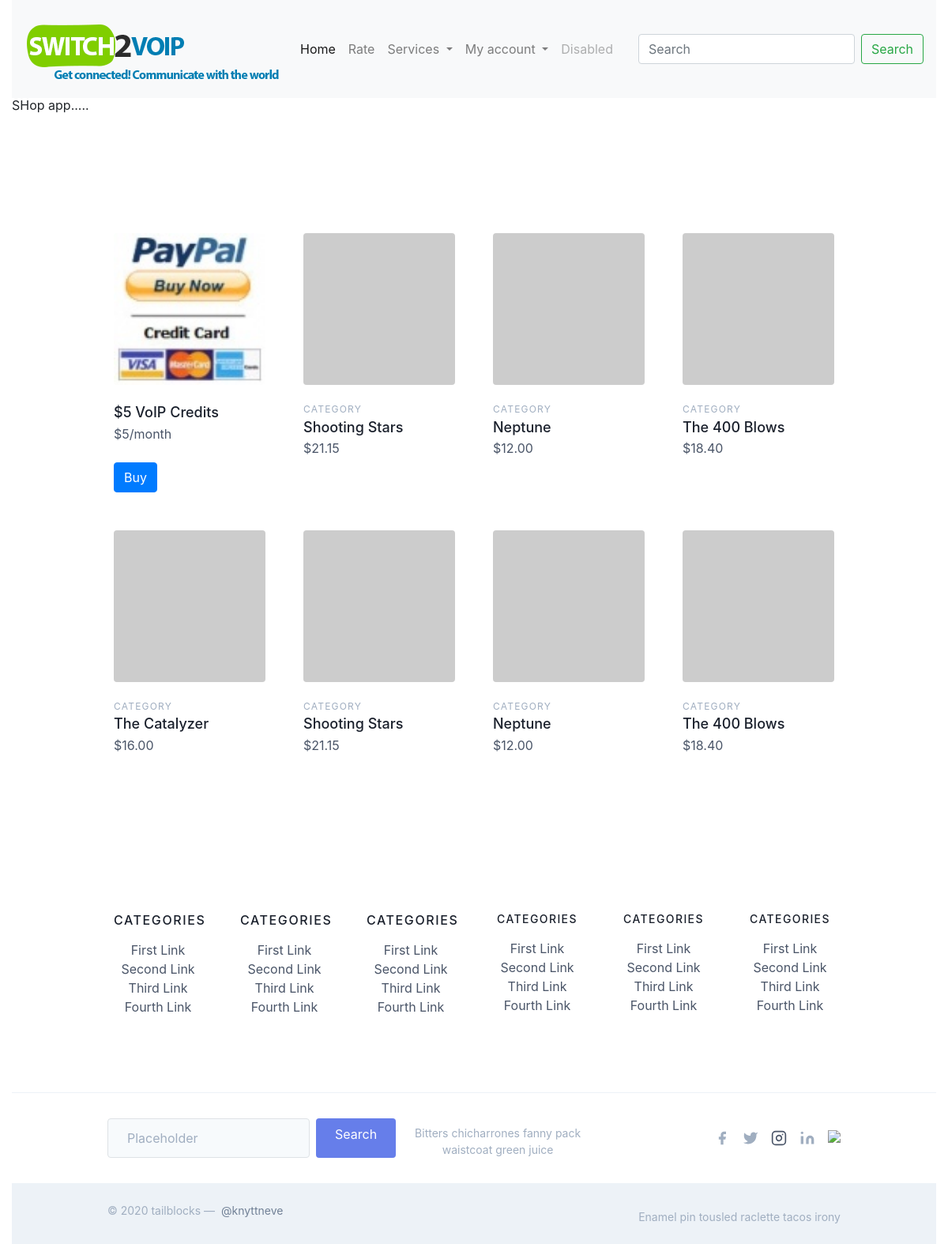
Page /shop/ on the earlier database version.
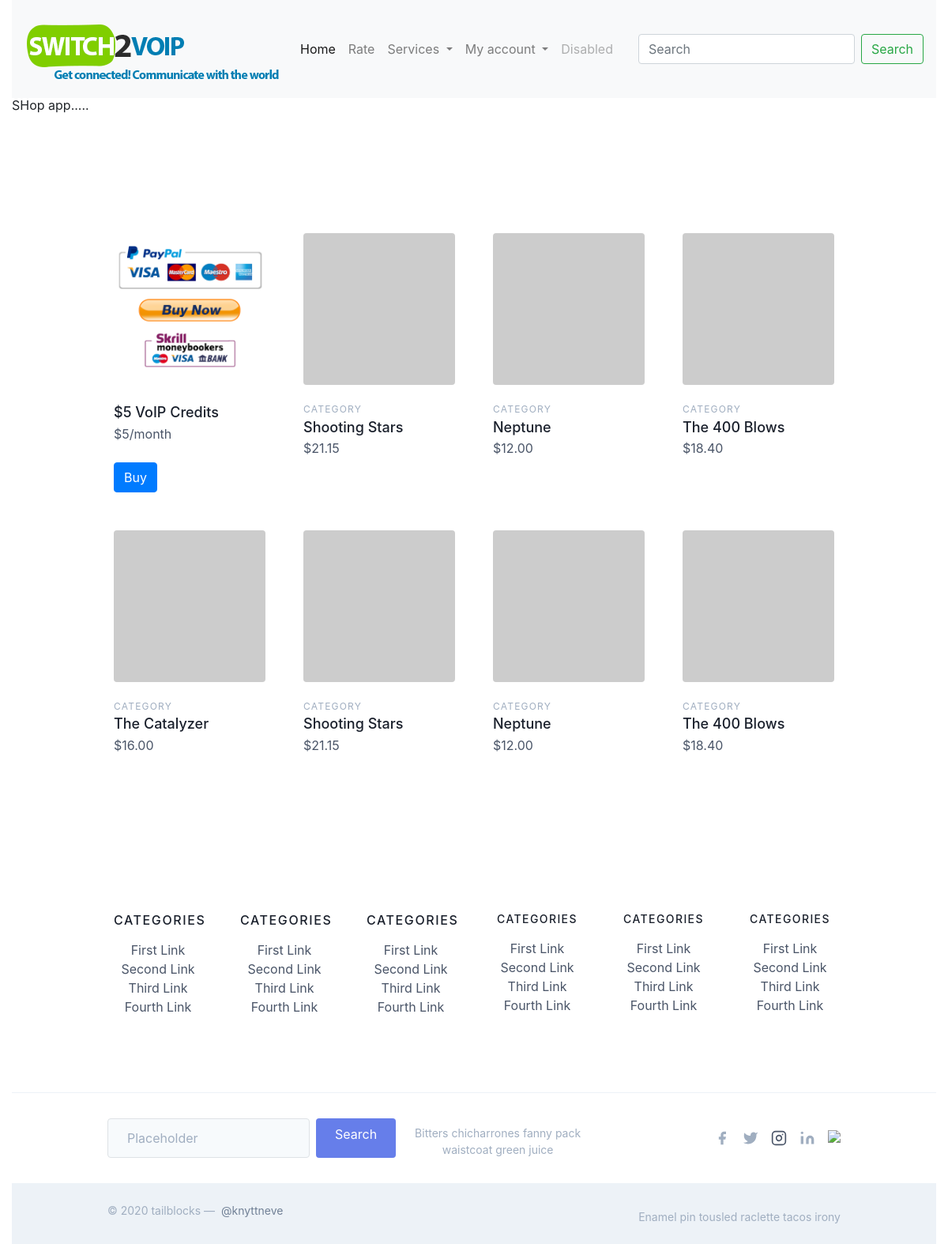
Same page on the later database version.
### shop/models.py (models this page shows, shortened)
class Product(models.Model):
    id = models.AutoField
    Product_name = models.CharField(max_length=20)
    Product_category = models.CharField(max_length=25)
    Product_subcategory = models.CharField(max_length=25)
    Product_description = models.CharField(max_length=500)
    Product_price = models.IntegerField(default="0")
    Product_PubDate = models.DateField(default="")
    Product_image = models.ImageField(upload_to="shop/images",default="")

### shop/views.py (the view)
# urls.py: path('', views.home, name="home")
def home(request):
    products = Product.objects.all()
    parms = {'product': products}
    return render(request,'shop/home.html',parms)

### shop/templates/shop/home.html (shortened to what this page needs)
{% extends 'shop/basic.html' %}
{% block body %}
  <h1>SHop app.....</h1>
{% load static %}
  <br>
  <br>
  <section class="text-gray-700 body-font">
  <div class="container px-5 py-24 mx-auto">
    <div class="flex flex-wrap -m-4">
      <div class="lg:w-1/4 md:w-1/2 p-4 w-full">
        <a class="block relative h-48 rounded overflow-hidden">
          <img alt="ecommerce" class="object-cover object-center w-full h-full block" src='/media/{{product.0.Product_image}}'/>
        </a>
        <div class="mt-4">
          <h2 class="text-gray-900 title-font text-lg font-medium">{{product.0.Product_name}}</h2>
          <p class="mt-1">${{product.0.Product_price}}/month</p>
          <br>
          <a href="/shop/buyform" class="btn btn-primary">
            Buy
          </a>
        </div>
      </div>
      <div class="lg:w-1/4 md:w-1/2 p-4 w-full">
        <a class="block relative h-48 rounded overflow-hidden">
          <img alt="ecommerce" class="object-cover object-center w-full h-full block" src="https://dummyimage.com/421x261">
        </a>
        <div class="mt-4">
          <h3 class="text-gray-500 text-xs tracking-widest title-font mb-1">CATEGORY</h3>
          <h2 class="text-gray-900 title-font text-lg font-medium">Shooting Stars</h2>
          <p class="mt-1">$21.15</p>
        </div>
      </div>
      <div class="lg:w-1/4 md:w-1/2 p-4 w-full">
        <a class="block relative h-48 rounded overflow-hidden">
          <img alt="ecommerce" class="object-cover object-center w-full h-full block" src="https://dummyimage.com/422x262">
        </a>
        <div class="mt-4">
          <h3 class="text-gray-500 text-xs tracking-widest title-font mb-1">CATEGORY</h3>
          <h2 class="text-gray-900 title-font text-lg font-medium">Neptune</h2>
          <p class="mt-1">$12.00</p>
        </div>
      </div>
      <div class="lg:w-1/4 md:w-1/2 p-4 w-full">
        <a class="block relative h-48 rounded overflow-hidden">
          <img alt="ecommerce" class="object-cover object-center w-full h-full block" src="https://dummyimage.com/423x263">
        </a>
        <div class="mt-4">
          <h3 class="text-gray-500 text-xs tracking-widest title-font mb-1">CATEGORY</h3>
          <h2 class="text-gray-900 title-font text-lg font-medium">The 400 Blows</h2>
          <p class="mt-1">$18.40</p>
        </div>
      </div>
      <div class="lg:w-1/4 md:w-1/2 p-4 w-full">
        <a class="block relative h-48 rounded overflow-hidden">
          <img alt="ecommerce" class="object-cover object-center w-full h-full block" src="https://dummyimage.com/424x264">
        </a>
        <div class="mt-4">
          <h3 class="text-gray-500 text-xs tracking-widest title-font mb-1">CATEGORY</h3>
          <h2 class="text-gray-900 title-font text-lg font-medium">The Catalyzer</h2>
          <p class="mt-1">$16.00</p>
        </div>
      </div>
      <div class="lg:w-1/4 md:w-1/2 p-4 w-full">
        <a class="block relative h-48 rounded overflow-hidden">
          <img alt="ecommerce" class="object-cover object-center w-full h-full block" src="https://dummyimage.com/425x265">
        </a>
        <div class="mt-4">
          <h3 class="text-gray-500 text-xs tracking-widest title-font mb-1">CATEGORY</h3>
          <h2 class="text-gray-900 title-font text-lg font-medium">Shooting Stars</h2>
          <p class="mt-1">$21.15</p>
        </div>
      </div>
      <div class="lg:w-1/4 md:w-1/2 p-4 w-full">
        <a class="block relative h-48 rounded overflow-hidden">
          <img alt="ecommerce" class="object-cover object-center w-full h-full block" src="https://dummyimage.com/427x267">
        </a>
        <div class="mt-4">
          <h3 class="text-gray-500 text-xs tracking-widest title-font mb-1">CATEGORY</h3>
          <h2 class="text-gray-900 title-font text-lg font-medium">Neptune</h2>
          <p class="mt-1">$12.00</p>
        </div>
      </div>
      <div class="lg:w-1/4 md:w-1/2 p-4 w-full">
        <a class="block relative h-48 rounded overflow-hidden">
          <img alt="ecommerce" class="object-cover object-center w-full h-full block" src="https://dummyimage.com/428x268">
        </a>
        <div class="mt-4">
          <h3 class="text-gray-500 text-xs tracking-widest title-font mb-1">CATEGORY</h3>
          <h2 class="text-gray-900 title-font text-lg font-medium">The 400 Blows</h2>
          <p class="mt-1">$18.40</p>
        </div>
      </div>
    </div>
  </div>
</section>
{% endblock %}

### shop/templates/shop/basic.html (shortened to what this page needs)
<!doctype html>
<html lang="en">
  <head>
    <link rel="stylesheet" href="https://stackpath.bootstrapcdn.com/bootstrap/4.5.0/css/bootstrap.min.css">
    <link href="https://unpkg.com/tailwindcss@^1.0/dist/tailwind.min.css" rel="stylesheet">
  </head>
  <body>
  <div class="container-fluid">
  <nav class="navbar navbar-expand-lg navbar-light bg-light">
    {% load static %}
  <a class="navbar-brand" href="#"> <img src= "{% static 'shop_static/logo.png' %}" /></a>
  <div class="collapse navbar-collapse" id="navbarSupportedContent">
    <ul class="navbar-nav mr-auto">
      <li class="nav-item active">
        <a class="nav-link" href="/">Home <span class="sr-only">(current)</span></a>
      </li>
      <li class="nav-item">
        <a class="nav-link" href="/shop/rate">Rate</a>
      </li>
      <li class="nav-item dropdown">
        <a class="nav-link dropdown-toggle" href="/services" id="navbarDropdown" role="button" data-toggle="dropdown" aria-haspopup="true" aria-expanded="false">
          Services
        </a>
      </li>
       <li class="nav-item dropdown">
        <a class="nav-link dropdown-toggle" href="/services" id="navbarDropdown2" role="button" data-toggle="dropdown" aria-haspopup="true" aria-expanded="false">
          My account
        </a>
      </li>
      <li class="nav-item">
        <a class="nav-link disabled" href="#" tabindex="-1" aria-disabled="true">Disabled</a>
      </li>
    </ul>
    <form class="form-inline my-2 my-lg-0">
      <input class="form-control mr-sm-2" type="search" placeholder="Search" aria-label="Search">
      <button class="btn btn-outline-success my-2 my-sm-0" type="submit">Search</button>
    </form>
  </div>
</nav>
  {% block body %}
      {% endblock %}
    <footer class="text-gray-700 body-font">
  <div class="container px-5 py-24 mx-auto">
    <div class="flex flex-wrap md:text-left text-center -mb-10 -mx-4">
      <div class="lg:w-1/6 md:w-1/2 w-full px-4">
        <h1 class="title-font font-medium text-gray-900 tracking-widest  mb-3">CATEGORIES</h1>
        <nav class="list-none mb-10">
          <li>
            <a class="text-gray-600 hover:text-gray-800">First Link</a>
          </li>
          <li>
            <a class="text-gray-600 hover:text-gray-800">Second Link</a>
          </li>
          <li>
            <a class="text-gray-600 hover:text-gray-800">Third Link</a>
          </li>
          <li>
            <a class="text-gray-600 hover:text-gray-800">Fourth Link</a>
          </li>
        </nav>
      </div>
      <div class="lg:w-1/6 md:w-1/2 w-full px-4">
        <h1 class="title-font font-medium text-gray-900 tracking-widest  mb-3">CATEGORIES</h1>
        <nav class="list-none mb-10">
          <li>
            <a class="text-gray-600 hover:text-gray-800">First Link</a>
          </li>
          <li>
            <a class="text-gray-600 hover:text-gray-800">Second Link</a>
          </li>
          <li>
            <a class="text-gray-600 hover:text-gray-800">Third Link</a>
          </li>
          <li>
            <a class="text-gray-600 hover:text-gray-800">Fourth Link</a>
          </li>
        </nav>
      </div>
      <div class="lg:w-1/6 md:w-1/2 w-full px-4">
       <h1 class="title-font font-medium text-gray-900 tracking-widest  mb-3">CATEGORIES</h1>
        <nav class="list-none mb-10">
          <li>
            <a class="text-gray-600 hover:text-gray-800">First Link</a>
          </li>
          <li>
            <a class="text-gray-600 hover:text-gray-800">Second Link</a>
          </li>
          <li>
            <a class="text-gray-600 hover:text-gray-800">Third Link</a>
          </li>
          <li>
            <a class="text-gray-600 hover:text-gray-800">Fourth Link</a>
          </li>
        </nav>
      </div>
      <div class="lg:w-1/6 md:w-1/2 w-full px-4">
        <h2 class="title-font font-medium text-gray-900 tracking-widest text-sm mb-3">CATEGORIES</h2>
        <nav class="list-none mb-10">
          <li>
            <a class="text-gray-600 hover:text-gray-800">First Link</a>
          </li>
          <li>
            <a class="text-gray-600 hover:text-gray-800">Second Link</a>
          </li>
          <li>
            <a class="text-gray-600 hover:text-gray-800">Third Link</a>
          </li>
          <li>
            <a class="text-gray-600  hover:text-gray-800">Fourth Link</a>
          </li>
        </nav>
      </div>
      <div class="lg:w-1/6 md:w-1/2 w-full px-4">
        <h2 class="title-font font-medium text-gray-900 tracking-widest text-sm mb-3">CATEGORIES</h2>
        <nav class="list-none mb-10">
          <li>
            <a class="text-gray-600 hover:text-gray-800">First Link</a>
          </li>
          <li>
            <a class="text-gray-600 hover:text-gray-800">Second Link</a>
          </li>
          <li>
            <a class="text-gray-600 hover:text-gray-800">Third Link</a>
          </li>
          <li>
            <a class="text-gray-600 hover:text-gray-800">Fourth Link</a>
          </li>
        </nav>
      </div>
      <div class="lg:w-1/6 md:w-1/2 w-full px-4">
        <h2 class="title-font font-medium text-gray-900 tracking-widest text-sm mb-3">CATEGORIES</h2>
        <nav class="list-none mb-10">
          <li>
            <a class="text-gray-600 hover:text-gray-800">First Link</a>
          </li>
          <li>
            <a class="text-gray-600 hover:text-gray-800">Second Link</a>
          </li>
          <li>
            <a class="text-gray-600 hover:text-gray-800">Third Link</a>
          </li>
          <li>
            <a class="text-gray-600 hover:text-gray-800">Fourth Link</a>
          </li>
        </nav>
      </div>
    </div>
  </div>
  <div class="border-t border-gray-200">
    <div class="container px-5 py-8 flex flex-wrap mx-auto items-center">
      <div class="flex md:flex-no-wrap flex-wrap justify-center md:justify-start">
        <input class="sm:w-64 w-40 bg-gray-100 rounded sm:mr-4 mr-2 border border-gray-400 focus:outline-none focus:border-indigo-500 text-base py-2 px-4" placeholder="Placeholder" type="text">
        <button class="inline-flex text-white bg-indigo-500 border-0 py-2 px-6 focus:outline-none hover:bg-indigo-600 rounded">Search</button>
        <p class="text-gray-500 text-sm md:ml-6 md:mt-0 mt-2 sm:text-left text-center">Bitters chicharrones fanny pack
          <br class="lg:block hidden">waistcoat green juice
        </p>
      </div>
      <span class="inline-flex lg:ml-auto lg:mt-0 mt-6 w-full justify-center md:justify-start md:w-auto">
        <a class="text-gray-500" href="https://web.facebook.com/pages/Switch2VoipUS/453691564661456?_rdc=1&_rdr">
          <svg fill="currentColor" stroke-linecap="round" stroke-linejoin="round" stroke-width="2" class="w-5 h-5" viewBox="0 0 24 24">
            <path d="M18 2h-3a5 5 0 00-5 5v3H7v4h3v8h4v-8h3l1-4h-4V7a1 1 0 011-1h3z"></path>
          </svg>
        </a>
        <a class="ml-3 text-gray-500" href="https://twitter.com/switch2voip">
          <svg fill="currentColor" stroke-linecap="round" stroke-linejoin="round" stroke-width="2" class="w-5 h-5" viewBox="0 0 24 24">
            <path d="M23 3a10.9 10.9 0 01-3.14 1.53 4.48 4.48 0 00-7.86 3v1A10.66 10.66 0 013 4s-4 9 5 13a11.64 11.64 0 01-7 2c9 5 20 0 20-11.5a4.5 4.5 0 00-.08-.83A7.72 7.72 0 0023 3z"></path>
          </svg>
        </a>
        <a class="ml-3 text-gray-500">
          <svg fill="none" stroke="currentColor" stroke-linecap="round" stroke-linejoin="round" stroke-width="2" class="w-5 h-5" viewBox="0 0 24 24">
            <rect width="20" height="20" x="2" y="2" rx="5" ry="5"></rect>
            <path d="M16 11.37A4 4 0 1112.63 8 4 4 0 0116 11.37zm1.5-4.87h.01"></path>
          </svg>
        </a>
        <a class="ml-3 text-gray-500" href="https://www.linkedin.com/authwall?trk=ripf&trkInfo=AQH5T17ToVR-BQAAAXN7wi1wkVM6meksVqx_A6FTQrDwTPTVfR59v5TePLvWtaR3I6bYrDp_FQ67qrDEnqZDq7UteCDG5ZaQM9rniL0TIL5MWOC11yXziXnQXCWcwygWGA8TKAI=&originalReferer=&sessionRedirect=https%3A%2F%2Fwww.linkedin.com%2Fcompany%2F2795017
">
          <svg fill="currentColor" stroke="currentColor" stroke-linecap="round" stroke-linejoin="round" stroke-width="0" class="w-5 h-5" viewBox="0 0 24 24">
            <path stroke="none" d="M16 8a6 6 0 016 6v7h-4v-7a2 2 0 00-2-2 2 2 0 00-2 2v7h-4v-7a6 6 0 016-6zM2 9h4v12H2z">
            </path>
            <circle cx="4" cy="4" r="2" stroke="none"></circle>
          </svg>
        </a>
     <a class="ml-3 " href="https://www.youtube.com/user/Switch2Voip">
        <img src="https://img.icons8.com/material-two-tone/24/000000/youtube-play.png"/>
     </a>
      </span>
    </div>
  </div>
  <div class="bg-gray-200">
    <div class="container mx-auto py-4 px-5 flex flex-wrap flex-col sm:flex-row">
      <p class="text-gray-500 text-sm text-center sm:text-left">© 2020 tailblocks —
        <a href="https://twitter.com/switch2voip" class="text-gray-600 ml-1" target="_blank" rel="noopener noreferrer">@knyttneve</a>
      </p>
      <span class="sm:ml-auto sm:mt-0 mt-2 sm:w-auto w-full sm:text-left text-center text-gray-500 text-sm">Enamel pin tousled raclette tacos irony</span>
    </div>
  </div>
</footer>
  </div>
  </body>
</html>

Differences in the rows shown:
changed Product "$5 VoIP Credits": Product_image: a different picture
